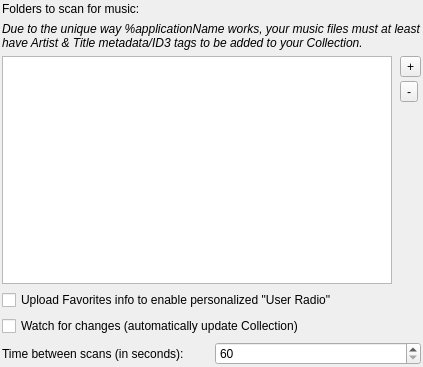
<?xml version="1.0" encoding="UTF-8"?>
<ui version="4.0">
 <class>Settings_Collection</class>
 <widget class="QWidget" name="Settings_Collection">
  <property name="geometry">
   <rect>
    <x>0</x>
    <y>0</y>
    <width>423</width>
    <height>367</height>
   </rect>
  </property>
  <property name="sizePolicy">
   <sizepolicy hsizetype="Preferred" vsizetype="Preferred">
    <horstretch>0</horstretch>
    <verstretch>0</verstretch>
   </sizepolicy>
  </property>
  <property name="windowTitle">
   <string notr="true" extracomment="not translatable because not shown to the user">Form</string>
  </property>
  <layout class="QVBoxLayout" name="verticalLayout_2">
   <property name="leftMargin">
    <number>2</number>
   </property>
   <property name="topMargin">
    <number>2</number>
   </property>
   <property name="rightMargin">
    <number>2</number>
   </property>
   <property name="bottomMargin">
    <number>2</number>
   </property>
   <item>
    <widget class="QLabel" name="label_6">
     <property name="text">
      <string>Folders to scan for music:</string>
     </property>
     <property name="wordWrap">
      <bool>true</bool>
     </property>
    </widget>
   </item>
   <item>
    <widget class="QLabel" name="label">
     <property name="font">
      <font>
       <italic>true</italic>
      </font>
     </property>
     <property name="text">
      <string>Due to the unique way %applicationName works, your music files must at least have Artist &amp; Title metadata/ID3 tags to be added to your Collection.</string>
     </property>
     <property name="wordWrap">
      <bool>true</bool>
     </property>
    </widget>
   </item>
   <item>
    <layout class="QHBoxLayout" name="horizontalLayout">
     <property name="spacing">
      <number>8</number>
     </property>
     <item>
      <widget class="QListWidget" name="pathListWidget"/>
     </item>
     <item>
      <layout class="QVBoxLayout" name="verticalLayout">
       <property name="spacing">
        <number>4</number>
       </property>
       <item>
        <widget class="QToolButton" name="addLibraryPathButton">
         <property name="text">
          <string>+</string>
         </property>
        </widget>
       </item>
       <item>
        <widget class="QToolButton" name="removeLibraryPathButton">
         <property name="text">
          <string>-</string>
         </property>
        </widget>
       </item>
       <item>
        <spacer name="verticalSpacer">
         <property name="orientation">
          <enum>Qt::Vertical</enum>
         </property>
         <property name="sizeHint" stdset="0">
          <size>
           <width>20</width>
           <height>40</height>
          </size>
         </property>
        </spacer>
       </item>
      </layout>
     </item>
    </layout>
   </item>
   <item>
    <layout class="QVBoxLayout" name="verticalLayout_17">
     <item>
      <widget class="QCheckBox" name="enableEchonestCatalog">
       <property name="toolTip">
        <string>The Echo Nest supports keeping track of your catalog metadata
 and using it to craft personalized radios. Enabling this option
 will allow you (and all your friends) to create automatic playlists
 and stations based on your personal taste profile.</string>
       </property>
       <property name="text">
        <string>Upload Favorites info to enable personalized &quot;User Radio&quot;</string>
       </property>
      </widget>
     </item>
     <item>
      <widget class="QCheckBox" name="checkBoxWatchForChanges">
       <property name="sizePolicy">
        <sizepolicy hsizetype="Fixed" vsizetype="Fixed">
         <horstretch>0</horstretch>
         <verstretch>0</verstretch>
        </sizepolicy>
       </property>
       <property name="text">
        <string>Watch for changes (automatically update Collection)</string>
       </property>
      </widget>
     </item>
     <item>
      <layout class="QHBoxLayout" name="horizontalLayout_8">
       <item>
        <widget class="QLabel" name="scanTimeLabel">
         <property name="text">
          <string>Time between scans (in seconds):</string>
         </property>
        </widget>
       </item>
       <item>
        <widget class="QSpinBox" name="scannerTimeSpinBox">
         <property name="minimum">
          <number>60</number>
         </property>
         <property name="maximum">
          <number>999999999</number>
         </property>
        </widget>
       </item>
      </layout>
     </item>
    </layout>
   </item>
  </layout>
 </widget>
 <resources/>
 <connections/>
</ui>
